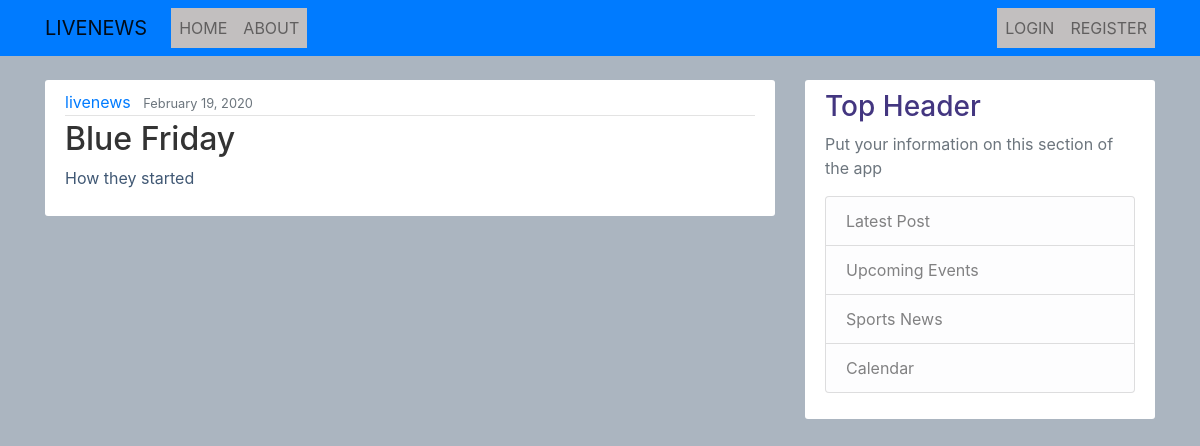
/, run on an earlier commit of the app's database.
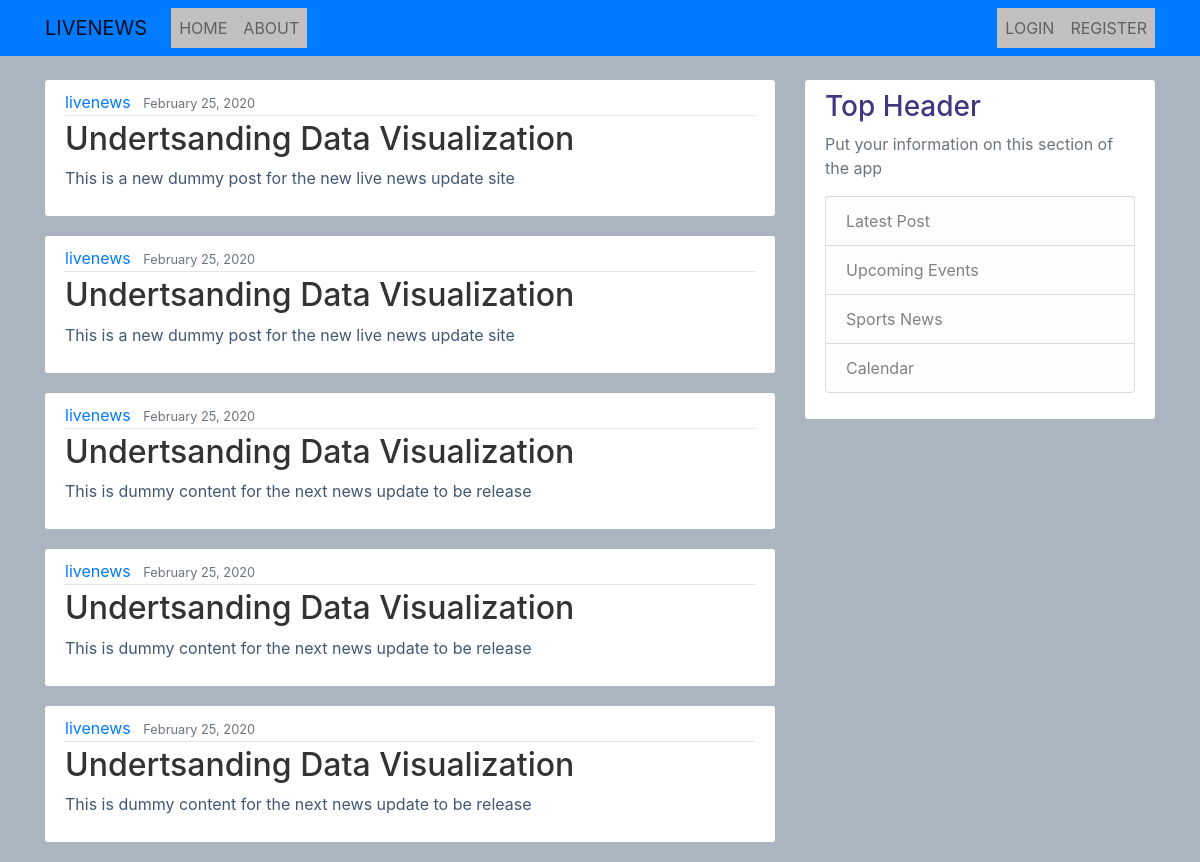
And on a later commit of the database.
### livenews/models.py (models this page shows, shortened)
class Post(models.Model):
    title = models.CharField(max_length=100)
    content = models.TextField()
    date_posted = models.DateTimeField(default=timezone.now)
    author = models.ForeignKey(User, on_delete=models.CASCADE)

### livenews/views.py (the view)
# urls.py: path('', NewsListView.as_view(), name='news-home'),
class NewsListView(ListView):
    model = Post
    template_name = 'livenews/home.html' #<app name>--<model name>---<viewtype>.html
    context_object_name = 'posts'
    ordering = ['-date_posted']
    paginate_by = 5

### livenews/templates/livenews/home.html (shortened to what this page needs)
{% extends "livenews/base.html" %}
    {% block content %}
    {% for post in posts %}
    <article class="media content-section">
        <div class="media-body">
            <div class="article-metadata">
                <a class="mr-2" href="#">{{post.author}}</a>
                <small class="text-muted">{{post.date_posted | date:"F d, Y"}}</small>
            </div>
            <h2><a class="article-title" href="#">{{post.title}}</a></h2>
            <p class="article-content">{{post.content }}</p>
        </div>
    </article>
    {% endfor%}
    {% endblock %}

What changed in the data, as far as the page shows it:
no longer on this page (row unchanged): Post: author "livenews", date_posted "February 19, 2020", title "Blue Friday", content "How they started"
added Post: author "livenews", date_posted "February 25, 2020", title "Undertsanding Data Visualization", content "This is a new dummy post for the new live news update site"
added Post: author "livenews", date_posted "February 25, 2020", title "Undertsanding Data Visualization", content "This is a new dummy post for the new live news update site"
added Post: author "livenews", date_posted "February 25, 2020", title "Undertsanding Data Visualization", content "This is dummy content for the next news update to be release"
added Post: author "livenews", date_posted "February 25, 2020", title "Undertsanding Data Visualization", content "This is dummy content for the next news update to be release"
added Post: author "livenews", date_posted "February 25, 2020", title "Undertsanding Data Visualization", content "This is dummy content for the next news update to be release"
